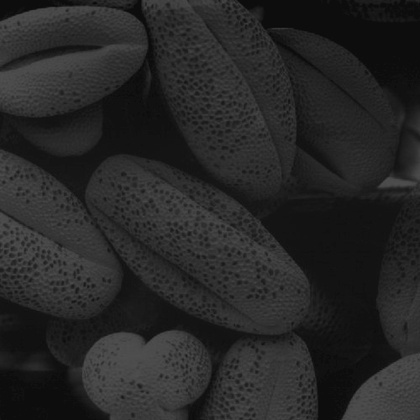
%> input picture Histogram /Pollen_orig.jpg, 420 x 420 px, shrunk from 500 x 500 before the run
$ octave --eval "myHistEq('Pollen_orig.jpg');"   (GNU Octave 9; MATLAB toolbox functions it lacks are replaced by stand-ins)
%> lines starting %> are read from the running program, lines starting %| are printed output that depends on the picture
function myHistEq(image)
%> called with image = 'Pollen_orig.jpg'

    %Read the image
    rgbImage = imread(image);
%> rgbImage is the input picture: size 420x420 uint8; min 8, max 81, mean 38.7
    I = rgb2gray(rgbImage);

    tic;

    %Find the information and then compute bit depth
    info = imfinfo(image);
    bitdepth = info.BitDepth / info.NumberOfSamples;

    %Find the maximum possible intensity for the computed bitdepth
    maximum_intensity = power(2,bitdepth);

    %Convert the image matrix to a vector
    B = double(I(:));
    len = length(B);
%> len = 176400

    %Initialize count and normalised count
    count = zeros(1,maximum_intensity);
    normalised_count = zeros(1,maximum_intensity);

    %Find the count of different pixel values and
    %normalise the count
    for i=1:len

        value = B(i);

        count(value+1) = count(value +1) +1;

        normalised_count(value+1) = count(value+1) / len;

    end
%> this loop made 176400 passes
%> value on passes 1 to 3: 13, 13, 13
%> after the loop, count = 256 values, max 10197 at index 20, min 0 at index 1, mean 689.1; normalised_count = 256 values, max 0.0578 at index 20, min 0 at index 1, mean 0.00391

    %Initialise vector for normalisation and cumulative sum
    cumulative_sum = zeros(1,maximum_intensity);

    sum = 0;
    output=zeros(1,maximum_intensity);

    %Iterate the count vector,find the cumulative sum
    for i =1:maximum_intensity

         sum=sum+normalised_count(i);

         cumulative_sum(i)=sum;

         output(i)=round(cumulative_sum(i) * maximum_intensity);

    end
%> this loop made 256 passes
%> sum on passes 1 to 3: 0, 0, 0
%> after the loop, cumulative_sum = 256 values from 0 to 1; output = 256 values from 0 to 256; sum = 1

    g=double(zeros(size(I,1),size(I,2)));

    %copy vector output to result matrix g
    for i=1:size(I,1)

      for j=1:size(I,2)

            g(i,j)=output(I(i,j)+1);

      end

    end
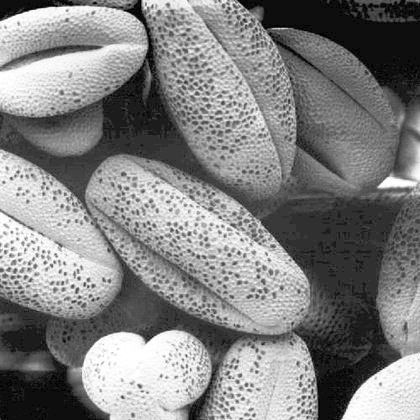
%> g: size 420x420 double; min 0, max 256, mean 130.6; drawn with min black and max white

    %Plot the image,transfer function and the adjusted image
    subplot(1,3,1), imshow(I),title('Original image');
    subplot(1,3,2), plot(cumulative_sum),title('Transfer Function');
    subplot(1,3,3), imshow(mat2gray(g)),title('Histogram Equalized image');
%> `myHistEq('Pollen_orig.jpg');`:
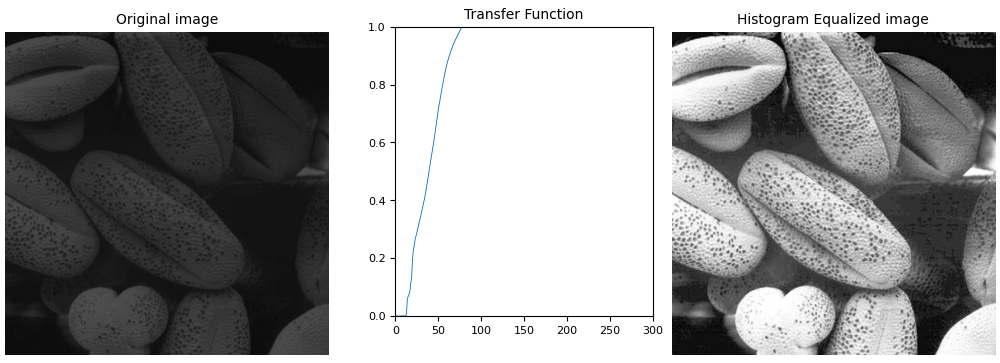
%> figure redrawn from the program's plot data, 3 panels

    t1 = toc

    tic;
    histeq(I);
    t2 = toc
end

$ run again, on Histogram /pout.jpg
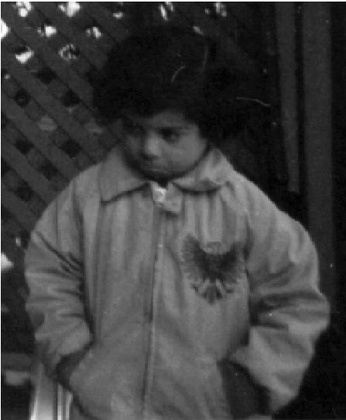
%> input picture Histogram /pout.jpg, 346 x 420 px, shrunk from 447 x 542 before the run
%> in myHistEq, rgbImage is the input picture: size 420x346x3 uint8; min 0, max 255, mean 62.6
%> the loop in myHistEq, `for i=1:len` made 145320 passes
%> value on passes 1 to 3: 255, 234, 210
%> after the loop in myHistEq, `for i=1:len`: count = 256 values, max 3202 at index 15, min 2 at index 250, mean 567.7; normalised_count = 256 values, max 0.022 at index 15, min 1.38e-05 at index 250, mean 0.00391
%> the loop in myHistEq, `for i =1:maximum_intensity` made 256 passes
%> sum on passes 1 to 3: 0.00042, 0.000771, 0.00122
%> after the loop in myHistEq, `for i =1:maximum_intensity`: cumulative_sum = 256 values from 0.00042 to 1; output = 256 values from 0 to 256; sum = 1
%> after the loop in myHistEq, `for i=1:size(I,1)`:
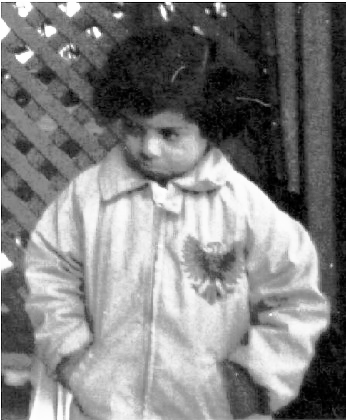
%> g: size 420x346 double; min 0, max 256, mean 129.2; drawn with min black and max white
%> `myHistEq('Pollen_orig.jpg');`:
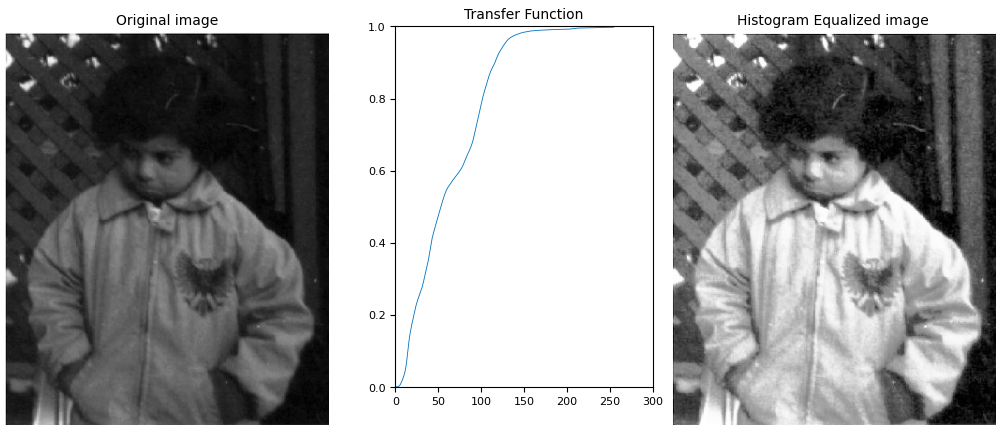
%> figure redrawn from the program's plot data, 3 panels
